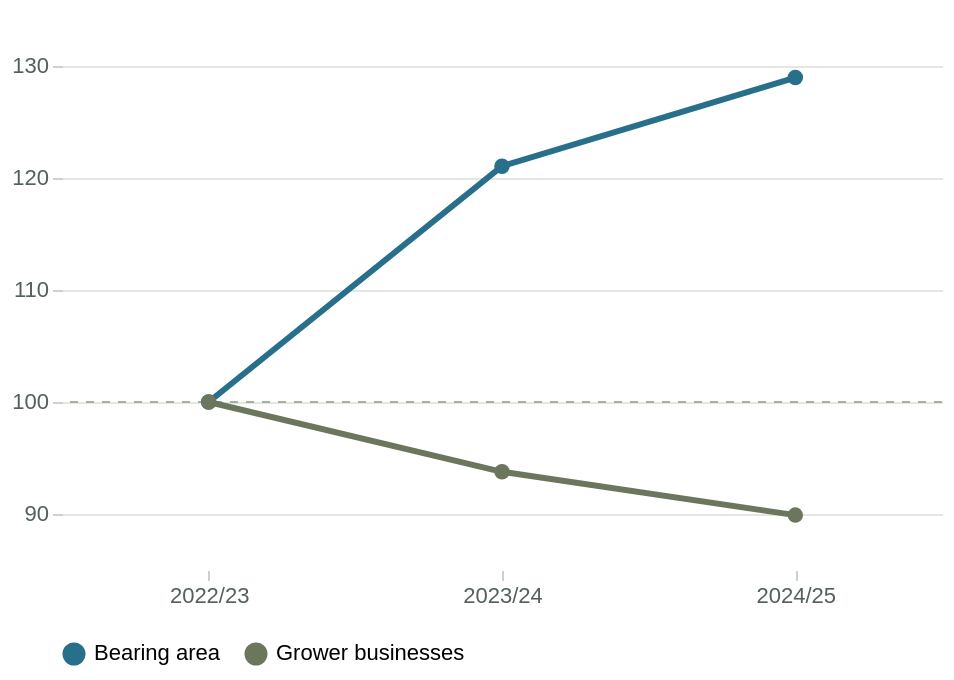

The specification (Vega-Lite) saved for this image:
### Vega-Lite specification from a JSON file in a GitHub repository (floating-point values rounded to 4 significant figures)
{"$schema": "https://vega.github.io/schema/vega-lite/v5.json", "width": 440, "height": 280, "config": {"background": "transparent", "font": "Arial", "view": {"stroke": null}, "axis": {"labelFontSize": 11, "titleFontSize": 11, "titlePadding": 12, "labelColor": "#53615c", "titleColor": "#53615c", "gridColor": "#e3e7e0", "domain": false, "tickColor": "#cbd3cb"}, "legend": {"labelFontSize": 11, "title": null, "orient": "bottom", "symbolType": "circle"}}, "data": {"values": [{"year": 2023, "period": "2022/23", "measure": "Bearing area", "value": 14230.0, "index": 100.0}, {"year": 2023, "period": "2022/23", "measure": "Grower businesses", "value": 802.0, "index": 100.0}, {"year": 2024, "period": "2023/24", "measure": "Bearing area", "value": 17220.0, "index": 121.1}, {"year": 2024, "period": "2023/24", "measure": "Grower businesses", "value": 752.0, "index": 93.77}, {"year": 2025, "period": "2024/25", "measure": "Bearing area", "value": 18350.0, "index": 129.0}, {"year": 2025, "period": "2024/25", "measure": "Grower businesses", "value": 721.0, "index": 89.9}]}, "layer": [{"data": {"values": [{"base": 100}]}, "mark": {"type": "rule", "color": "#a5b09f", "strokeDash": [4, 4]}, "encoding": {"y": {"field": "base", "type": "quantitative", "title": null}}}, {"mark": {"type": "line", "point": {"filled": true, "size": 60}, "strokeWidth": 3}, "encoding": {"x": {"field": "period", "type": "ordinal", "title": null, "sort": ["2022/23", "2023/24", "2024/25"], "axis": {"labelAngle": 0}}, "y": {"field": "index", "type": "quantitative", "title": "Index (2022/23 = 100)", "scale": {"domain": [85, 135], "zero": false}}, "color": {"field": "measure", "type": "nominal", "title": null, "scale": {"domain": ["Bearing area", "Grower businesses"], "range": ["#276f8a", "#6c765d"]}, "legend": {"orient": "bottom"}}, "tooltip": [{"field": "measure", "type": "nominal", "title": "Measure"}, {"field": "period", "type": "nominal", "title": "Financial year"}, {"field": "value", "type": "quantitative", "title": "Hectares / businesses", "format": ",.1f"}, {"field": "index", "type": "quantitative", "title": "Index", "format": ".1f"}]}}]}
